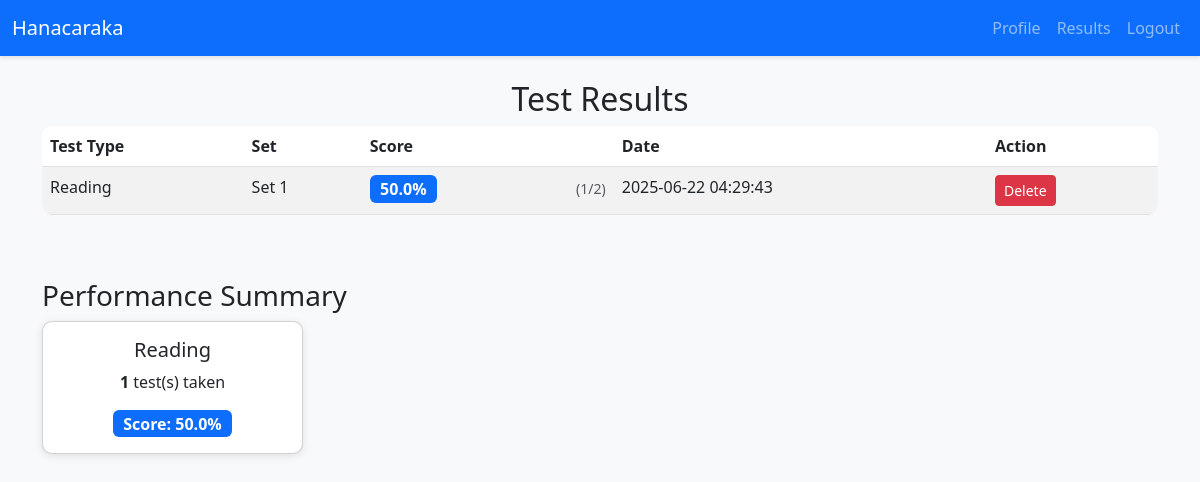
Screenshot of /results/ (signed in) with the database file from the repository.
### models.py (models this page shows)
class TestResult(db.Model):
    id = db.Column(db.Integer, primary_key=True)
    user_id = db.Column(db.Integer, db.ForeignKey('user.id'), nullable=False)
    test_type = db.Column(db.String(50), nullable=False)
    set_name = db.Column(db.String(100), nullable=False)
    score = db.Column(db.JSON, nullable=False)
    timestamp = db.Column(db.DateTime, nullable=False, default=datetime.utcnow)

### routes/results.py (the view)
@results.route('/')
@login_required
def view_results():
    try:
        results = TestResult.query.filter_by(user_id=current_user.id).order_by(desc(TestResult.timestamp)).all()
        logger.debug(f"Found {len(results)} results for user {current_user.id}")
        for result in results:
            if result.test_type in ['writing', 'speaking']:
                logger.debug(f"{result.test_type.capitalize()} result structure: {result.score}")
        return render_template('results.html', results=results)
    except Exception as e:
        logger.error(f"Error loading results: {str(e)}", exc_info=True)
        return render_template('results.html', results=[])

### app.py (called while the page is built)
@login_manager.user_loader
def load_user(user_id):
    return db.session.get(User, int(user_id))

@app.after_request
def add_no_cache(response):
    response.headers['Cache-Control'] = 'no-store, no-cache, must-revalidate, max-age=0'
    response.headers['Pragma'] = 'no-cache'
    response.headers['Expires'] = '0'
    return response

### templates/results.html (shortened to what this page needs)
{% extends 'base.html' %}
{% block content %}
    <h2 class="text-center">Test Results</h2>
    <div class="table-responsive">
        <table class="table table-striped" id="test-results-table">
            <thead>
                <tr>
                    <th>Test Type</th>
                    <th>Set</th>
                    <th>Score</th>
                    <th>Date</th>
                    <th>Action</th>
                </tr>
            </thead>
            <tbody>
                {% for result in results %}
                    <tr id="result-{{ result.id }}">
                        <td>{{ result.test_type.capitalize() }}</td>
                        <td>{{ result.set_name }}</td>
                        <td>
                            {% if result.test_type in ['reading', 'listening'] %}
                                <div class="d-flex justify-content-between align-items-center">
                                    <span class="badge bg-primary fs-6">{{ result.score.percentage | round(2) }}%</span>
                                    <small class="text-muted">({{ result.score.correct }}/{{ result.score.total }})</small>
                                </div>
                            {% endif %}
                        </td>
                        <td>{{ result.timestamp.strftime('%Y-%m-%d %H:%M:%S') }}</td>
                        <td>
                            <form class="delete-result-form" data-result-id="{{ result.id }}" data-url="{{ url_for('results.delete_result', result_id=result.id) }}">
                                <button type="submit" class="btn btn-danger btn-sm">Delete</button>
                            </form>
                        </td>
                    </tr>
                {% endfor %}
            </tbody>
        </table>
    </div>
    {% if results %}
        <div class="mt-5">
            <h3>Performance Summary</h3>
            <div class="row">
                {% set test_types = {} %}
                {% for test_type, test_results in test_types.items() %}
                    <div class="col-md-6 col-lg-3 mb-3">
                        <div class="card">
                            <div class="card-body text-center">
                                <h5 class="card-title">{{ test_type.capitalize() }}</h5>
                                <p class="card-text">
                                    <strong>{{ test_results|length }}</strong> test(s) taken
                                </p>
                                {% if test_type in ['reading', 'listening'] %}
                                    {% set avg_score = (test_results | map(attribute='score.percentage') | sum) / (test_results|length) %}
                                    <div class="badge bg-primary fs-6">Score: {{ avg_score | round(2) }}%</div>
                                {% endif %}
                            </div>
                        </div>
                    </div>
                {% endfor %}
            </div>
        </div>
    {% endif %}
{% endblock %}

### templates/base.html (shortened to what this page needs)
<!DOCTYPE html>
<html lang="en">
<head>
    <link href="https://cdn.jsdelivr.net/npm/bootstrap@5.3.0/dist/css/bootstrap.min.css" rel="stylesheet">
    <link href="{{ url_for('static', filename='css/base.css') }}?v=1.0" rel="stylesheet">
</head>
<body>
    <nav class="navbar navbar-expand-lg navbar-dark bg-primary">
        <div class="container-fluid">
            <a class="navbar-brand" href="{{ url_for('home.home_page') }}">Hanacaraka</a>
            <div class="collapse navbar-collapse" id="navbarNav">
                <ul class="navbar-nav ms-auto">
                    {% if current_user.is_authenticated %}
                        <li class="nav-item">
                            <a class="nav-link" href="{{ url_for('profile.profile_page') }}">Profile</a>
                        </li>
                        <li class="nav-item">
                            <a class="nav-link" href="{{ url_for('results.view_results') }}">Results</a>
                        </li>
                        <li class="nav-item">
                            <a class="nav-link" href="{{ url_for('auth.logout') }}">Logout</a>
                        </li>
                    {% endif %}
                </ul>
            </div>
        </div>
    </nav>
    <div class="container mt-4">
        {% block content %}{% endblock %}
    </div>
</body>
</html>

### static/css/base.css (style rules this page uses)
body { background-color: #f8f9fa; }
.navbar { box-shadow: 0 2px 4px rgba(0,0,0,0.1); }
.card { border-radius: 10px; box-shadow: 0 2px 8px rgba(0,0,0,0.1); }
.table { background-color: white; border-radius: 10px; overflow: hidden; }

### rows the page displays
TestResult: test_type "Reading", set_name "Set 1", score.percentage "50.0", score.correct "1", score.total "2", timestamp "2025-06-22 04:29:43", capitalize "Reading", test_results "1", avg_score "50.0"
